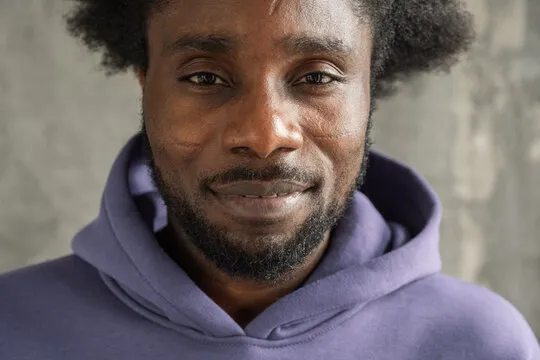
#> input picture exemples/im.webp, 540 x 360 px
$ python seui.py
#> lines starting #> are read from the running program, lines starting #| are printed output that depends on the picture; after the words box and inside, x2 and y2 are one past the last pixel; in counts of white or black regions, pixels touching at a corner belong together
import cv2
from matplotlib import pyplot as plt

# Charger l'image en niveaux de gris
gray = cv2.imread('im.webp', cv2.IMREAD_GRAYSCALE)
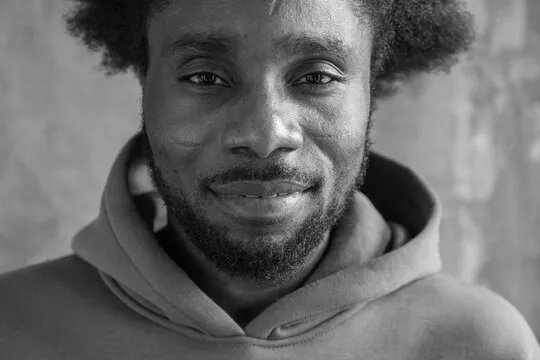
#> gray: shape (360, 540); min 0, max 250, mean 106.4

# Appliquer un seuil fixe (127)
ret1, thresh1 = cv2.threshold(gray, 40, 255, cv2.THRESH_BINARY)
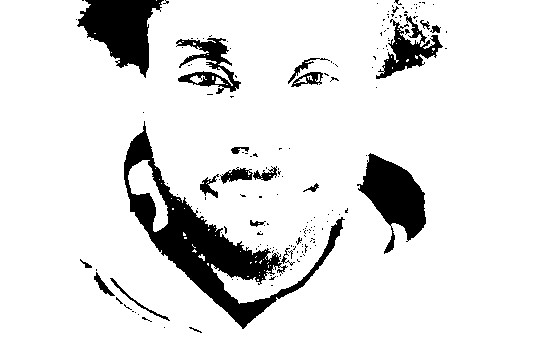
#> thresh1: shape (360, 540); 89% white; 178 black regions (157 under 20 px), largest, box (x1, y1, x2, y2) and area: (124, 121, 345, 329) 9134, (77, 0, 164, 78) 3726, (357, 153, 426, 254) 3410
#> (the run stopped early here; a loop or call above may not have finished)
